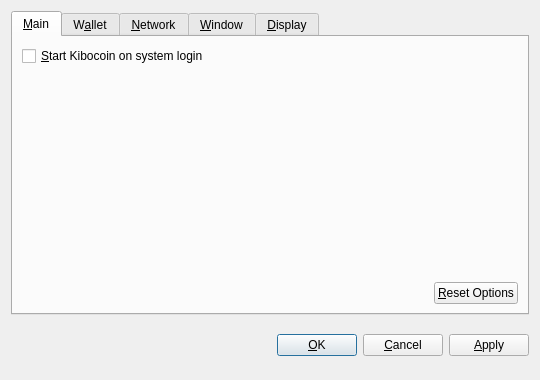
<?xml version="1.0" encoding="UTF-8"?>
<ui version="4.0">
 <class>OptionsDialog</class>
 <widget class="QDialog" name="OptionsDialog">
  <property name="geometry">
   <rect>
    <x>0</x>
    <y>0</y>
    <width>540</width>
    <height>380</height>
   </rect>
  </property>
  <property name="windowTitle">
   <string>Options</string>
  </property>
  <property name="modal">
   <bool>true</bool>
  </property>
  <layout class="QVBoxLayout" name="verticalLayout">
   <item>
    <widget class="QTabWidget" name="tabWidget">
     <property name="tabPosition">
      <enum>QTabWidget::North</enum>
     </property>
     <property name="currentIndex">
      <number>0</number>
     </property>
     <widget class="QWidget" name="tabMain">
      <attribute name="title">
       <string>&amp;Main</string>
      </attribute>
      <layout class="QVBoxLayout" name="verticalLayout_Main">
       <item>
        <widget class="QCheckBox" name="bitcoinAtStartup">
         <property name="toolTip">
          <string>Automatically start Kibocoin after logging in to the system.</string>
         </property>
         <property name="text">
          <string>&amp;Start Kibocoin on system login</string>
         </property>
        </widget>
       </item>
       <item>
        <spacer name="verticalSpacer_Main">
         <property name="orientation">
          <enum>Qt::Vertical</enum>
         </property>
         <property name="sizeHint" stdset="0">
          <size>
           <width>20</width>
           <height>40</height>
          </size>
         </property>
        </spacer>
       </item>
       <item>
        <layout class="QHBoxLayout" name="horizontalLayout_2_Main">
         <item>
          <spacer name="horizontalSpacer_2_Main">
           <property name="orientation">
            <enum>Qt::Horizontal</enum>
           </property>
           <property name="sizeHint" stdset="0">
            <size>
             <width>40</width>
             <height>20</height>
            </size>
           </property>
          </spacer>
         </item>
         <item>
          <widget class="QPushButton" name="resetButton">
           <property name="toolTip">
            <string>Reset all client options to default.</string>
           </property>
           <property name="text">
            <string>&amp;Reset Options</string>
           </property>
           <property name="autoDefault">
            <bool>false</bool>
           </property>
          </widget>
         </item>
        </layout>
       </item>
      </layout>
     </widget>
     <widget class="QWidget" name="tabWallet">
      <attribute name="title">
       <string>W&amp;allet</string>
      </attribute>
      <layout class="QVBoxLayout" name="verticalLayout_Network">
       <item>
        <widget class="QLabel" name="transactionFeeInfoLabel">
         <property name="text">
          <string>Optional transaction fee per kB that helps make sure your transactions are processed quickly. Most transactions are 1 kB.</string>
         </property>
         <property name="textFormat">
          <enum>Qt::PlainText</enum>
         </property>
         <property name="wordWrap">
          <bool>true</bool>
         </property>
        </widget>
       </item>
       <item>
        <layout class="QHBoxLayout" name="horizontalLayout_1_Main">
         <item>
          <widget class="QLabel" name="transactionFeeLabel">
           <property name="text">
            <string>Pay transaction &amp;fee</string>
           </property>
           <property name="textFormat">
            <enum>Qt::PlainText</enum>
           </property>
           <property name="buddy">
            <cstring>transactionFee</cstring>
           </property>
          </widget>
         </item>
         <item>
          <widget class="BitcoinAmountField" name="transactionFee"/>
         </item>
         <item>
          <spacer name="horizontalSpacer_1_Main">
           <property name="orientation">
            <enum>Qt::Horizontal</enum>
           </property>
           <property name="sizeHint" stdset="0">
            <size>
             <width>40</width>
             <height>20</height>
            </size>
           </property>
          </spacer>
         </item>
        </layout>
       </item>
       <item>
        <widget class="QLabel" name="label">
         <property name="text">
          <string>If you disable the spending of unconfirmed change, the change from a transaction cannot be used until that transaction has at least one confirmation. This also affects how your balance is computed.</string>
         </property>
         <property name="wordWrap">
          <bool>true</bool>
         </property>
        </widget>
       </item>
       <item>
        <widget class="QCheckBox" name="spendZeroConfChange">
         <property name="text">
          <string>Spend unconfirmed change  (experts only)</string>
         </property>
        </widget>
       </item>
       <item>
        <spacer name="verticalSpacer">
         <property name="orientation">
          <enum>Qt::Vertical</enum>
         </property>
         <property name="sizeHint" stdset="0">
          <size>
           <width>20</width>
           <height>40</height>
          </size>
         </property>
        </spacer>
       </item>
      </layout>
     </widget>
     <widget class="QWidget" name="tabNetwork">
      <attribute name="title">
       <string>&amp;Network</string>
      </attribute>
      <layout class="QVBoxLayout" name="verticalLayout_Network">
       <item>
        <widget class="QCheckBox" name="mapPortUpnp">
         <property name="toolTip">
          <string>Automatically open the Kibocoin client port on the router. This only works when your router supports UPnP and it is enabled.</string>
         </property>
         <property name="text">
          <string>Map port using &amp;UPnP</string>
         </property>
        </widget>
       </item>
       <item>
        <widget class="QCheckBox" name="connectSocks">
         <property name="toolTip">
          <string>Connect to the Kibocoin network through a SOCKS proxy (e.g. when connecting through Tor).</string>
         </property>
         <property name="text">
          <string>&amp;Connect through SOCKS proxy:</string>
         </property>
        </widget>
       </item>
       <item>
        <layout class="QHBoxLayout" name="horizontalLayout_Network">
         <item>
          <widget class="QLabel" name="proxyIpLabel">
           <property name="text">
            <string>Proxy &amp;IP:</string>
           </property>
           <property name="textFormat">
            <enum>Qt::PlainText</enum>
           </property>
           <property name="buddy">
            <cstring>proxyIp</cstring>
           </property>
          </widget>
         </item>
         <item>
          <widget class="QValidatedLineEdit" name="proxyIp">
           <property name="maximumSize">
            <size>
             <width>140</width>
             <height>16777215</height>
            </size>
           </property>
           <property name="toolTip">
            <string>IP address of the proxy (e.g. 127.0.0.1)</string>
           </property>
          </widget>
         </item>
         <item>
          <widget class="QLabel" name="proxyPortLabel">
           <property name="text">
            <string>&amp;Port:</string>
           </property>
           <property name="textFormat">
            <enum>Qt::PlainText</enum>
           </property>
           <property name="buddy">
            <cstring>proxyPort</cstring>
           </property>
          </widget>
         </item>
         <item>
          <widget class="QLineEdit" name="proxyPort">
           <property name="maximumSize">
            <size>
             <width>55</width>
             <height>16777215</height>
            </size>
           </property>
           <property name="toolTip">
            <string>Port of the proxy (e.g. 9050)</string>
           </property>
          </widget>
         </item>
         <item>
          <widget class="QLabel" name="socksVersionLabel">
           <property name="text">
            <string>SOCKS &amp;Version:</string>
           </property>
           <property name="textFormat">
            <enum>Qt::PlainText</enum>
           </property>
           <property name="buddy">
            <cstring>socksVersion</cstring>
           </property>
          </widget>
         </item>
         <item>
          <widget class="QValueComboBox" name="socksVersion">
           <property name="toolTip">
            <string>SOCKS version of the proxy (e.g. 5)</string>
           </property>
          </widget>
         </item>
         <item>
          <spacer name="horizontalSpacer_Network">
           <property name="orientation">
            <enum>Qt::Horizontal</enum>
           </property>
           <property name="sizeHint" stdset="0">
            <size>
             <width>40</width>
             <height>20</height>
            </size>
           </property>
          </spacer>
         </item>
        </layout>
       </item>
       <item>
        <spacer name="verticalSpacer_Network">
         <property name="orientation">
          <enum>Qt::Vertical</enum>
         </property>
         <property name="sizeHint" stdset="0">
          <size>
           <width>20</width>
           <height>40</height>
          </size>
         </property>
        </spacer>
       </item>
      </layout>
     </widget>
     <widget class="QWidget" name="tabWindow">
      <attribute name="title">
       <string>&amp;Window</string>
      </attribute>
      <layout class="QVBoxLayout" name="verticalLayout_Window">
       <item>
        <widget class="QCheckBox" name="minimizeToTray">
         <property name="toolTip">
          <string>Show only a tray icon after minimizing the window.</string>
         </property>
         <property name="text">
          <string>&amp;Minimize to the tray instead of the taskbar</string>
         </property>
        </widget>
       </item>
       <item>
        <widget class="QCheckBox" name="minimizeOnClose">
         <property name="toolTip">
          <string>Minimize instead of exit the application when the window is closed. When this option is enabled, the application will be closed only after selecting Quit in the menu.</string>
         </property>
         <property name="text">
          <string>M&amp;inimize on close</string>
         </property>
        </widget>
       </item>
       <item>
        <spacer name="verticalSpacer_Window">
         <property name="orientation">
          <enum>Qt::Vertical</enum>
         </property>
         <property name="sizeHint" stdset="0">
          <size>
           <width>20</width>
           <height>40</height>
          </size>
         </property>
        </spacer>
       </item>
      </layout>
     </widget>
     <widget class="QWidget" name="tabDisplay">
      <attribute name="title">
       <string>&amp;Display</string>
      </attribute>
      <layout class="QVBoxLayout" name="verticalLayout_Display">
       <item>
        <layout class="QHBoxLayout" name="horizontalLayout_1_Display">
         <item>
          <widget class="QLabel" name="langLabel">
           <property name="text">
            <string>User Interface &amp;language:</string>
           </property>
           <property name="textFormat">
            <enum>Qt::PlainText</enum>
           </property>
           <property name="buddy">
            <cstring>lang</cstring>
           </property>
          </widget>
         </item>
         <item>
          <widget class="QValueComboBox" name="lang">
           <property name="toolTip">
            <string>The user interface language can be set here. This setting will take effect after restarting Kibocoin.</string>
           </property>
          </widget>
         </item>
        </layout>
       </item>
       <item>
        <layout class="QHBoxLayout" name="horizontalLayout_2_Display">
         <item>
          <widget class="QLabel" name="unitLabel">
           <property name="text">
            <string>&amp;Unit to show amounts in:</string>
           </property>
           <property name="textFormat">
            <enum>Qt::PlainText</enum>
           </property>
           <property name="buddy">
            <cstring>unit</cstring>
           </property>
          </widget>
         </item>
         <item>
          <widget class="QValueComboBox" name="unit">
           <property name="toolTip">
            <string>Choose the default subdivision unit to show in the interface and when sending coins.</string>
           </property>
          </widget>
         </item>
        </layout>
       </item>
       <item>
        <widget class="QCheckBox" name="displayAddresses">
         <property name="toolTip">
          <string>Whether to show Kibocoin addresses in the transaction list or not.</string>
         </property>
         <property name="text">
          <string>&amp;Display addresses in transaction list</string>
         </property>
        </widget>
       </item>
       <item>
        <widget class="QCheckBox" name="coinControlFeatures">
         <property name="toolTip">
          <string>Whether to show coin control features or not.</string>
         </property>
         <property name="text">
          <string>Display coin &amp;control features (experts only!)</string>
         </property>
        </widget>
       </item>
       <item>
        <spacer name="verticalSpacer_Display">
         <property name="orientation">
          <enum>Qt::Vertical</enum>
         </property>
         <property name="sizeHint" stdset="0">
          <size>
           <width>20</width>
           <height>40</height>
          </size>
         </property>
        </spacer>
       </item>
      </layout>
     </widget>
    </widget>
   </item>
   <item>
    <layout class="QHBoxLayout" name="horizontalLayout_Buttons">
     <item>
      <spacer name="horizontalSpacer_1">
       <property name="orientation">
        <enum>Qt::Horizontal</enum>
       </property>
       <property name="sizeHint" stdset="0">
        <size>
         <width>40</width>
         <height>48</height>
        </size>
       </property>
      </spacer>
     </item>
     <item>
      <widget class="QLabel" name="statusLabel">
       <property name="font">
        <font>
         <weight>75</weight>
         <bold>true</bold>
        </font>
       </property>
       <property name="text">
        <string/>
       </property>
       <property name="textFormat">
        <enum>Qt::PlainText</enum>
       </property>
       <property name="wordWrap">
        <bool>true</bool>
       </property>
      </widget>
     </item>
     <item>
      <spacer name="horizontalSpacer_2">
       <property name="orientation">
        <enum>Qt::Horizontal</enum>
       </property>
       <property name="sizeHint" stdset="0">
        <size>
         <width>40</width>
         <height>48</height>
        </size>
       </property>
      </spacer>
     </item>
     <item>
      <widget class="QPushButton" name="okButton">
       <property name="text">
        <string>&amp;OK</string>
       </property>
      </widget>
     </item>
     <item>
      <widget class="QPushButton" name="cancelButton">
       <property name="text">
        <string>&amp;Cancel</string>
       </property>
       <property name="autoDefault">
        <bool>false</bool>
       </property>
      </widget>
     </item>
     <item>
      <widget class="QPushButton" name="applyButton">
       <property name="text">
        <string>&amp;Apply</string>
       </property>
       <property name="autoDefault">
        <bool>false</bool>
       </property>
      </widget>
     </item>
    </layout>
   </item>
  </layout>
 </widget>
 <customwidgets>
  <customwidget>
   <class>BitcoinAmountField</class>
   <extends>QSpinBox</extends>
   <header>bitcoinamountfield.h</header>
  </customwidget>
  <customwidget>
   <class>QValueComboBox</class>
   <extends>QComboBox</extends>
   <header>qvaluecombobox.h</header>
  </customwidget>
  <customwidget>
   <class>QValidatedLineEdit</class>
   <extends>QLineEdit</extends>
   <header>qvalidatedlineedit.h</header>
  </customwidget>
 </customwidgets>
 <resources/>
 <connections/>
</ui>
